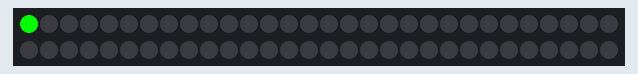
This sketch was run on a simulated Arduino Uno, built with avr-gcc and run on an emulated ATmega328P. Parts: 60 RGB LEDs in strip order, left to right, continuing on the next row.

Above: at 0.01 s.
At 1.06 s:
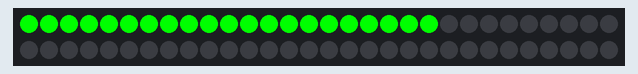
At 1.69 s:
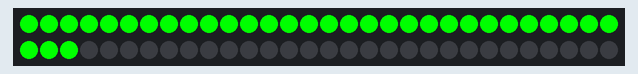
At 3.37 s:
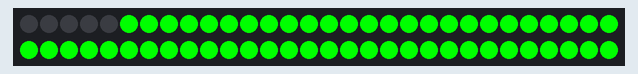
At 5.05 s:
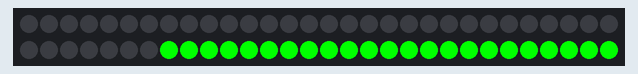
At 6.84 s:
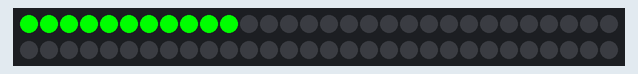

The sketch:

Color_Wipe.ino
```cpp
#include <Adafruit_NeoPixel.h>
#define PIN 6
#define NUM_LEDS 60
// Parameter 1 = number of pixels in strip
// Parameter 2 = pin number (most are valid)
// Parameter 3 = pixel type flags, add together as needed:
//   NEO_KHZ800  800 KHz bitstream (most NeoPixel products w/WS2812 LEDs)
//   NEO_KHZ400  400 KHz (classic 'v1' (not v2) FLORA pixels, WS2811 drivers)
//   NEO_GRB     Pixels are wired for GRB bitstream (most NeoPixel products)
//   NEO_RGB     Pixels are wired for RGB bitstream (v1 FLORA pixels, not v2)
Adafruit_NeoPixel strip = Adafruit_NeoPixel(NUM_LEDS, PIN, NEO_GRB + NEO_KHZ800);

void setup() {
  strip.begin();
  strip.show(); // Initialize all pixels to 'off'
}

// *** REPLACE FROM HERE ***
void loop() {
  colorWipe(0x00,0xff,0x00, 50);
  colorWipe(0x00,0x00,0x00, 50);
}

void colorWipe(byte red, byte green, byte blue, int SpeedDelay) {
  for(uint16_t i=0; i<NUM_LEDS; i++) {
      setPixel(i, red, green, blue);
      showStrip();
      delay(SpeedDelay);
  }
}
// *** REPLACE TO HERE ***

void showStrip() {
 #ifdef ADAFRUIT_NEOPIXEL_H
   // NeoPixel
   strip.show();
 #endif
 #ifndef ADAFRUIT_NEOPIXEL_H
   // FastLED
   FastLED.show();
 #endif
}

void setPixel(int Pixel, byte red, byte green, byte blue) {
 #ifdef ADAFRUIT_NEOPIXEL_H
   // NeoPixel
   strip.setPixelColor(Pixel, strip.Color(red, green, blue));
 #endif
 #ifndef ADAFRUIT_NEOPIXEL_H
   // FastLED
   leds[Pixel].r = red;
   leds[Pixel].g = green;
   leds[Pixel].b = blue;
 #endif
}

void setAll(byte red, byte green, byte blue) {
  for(int i = 0; i < NUM_LEDS; i++ ) {
    setPixel(i, red, green, blue);
  }
  showStrip();
}
```

Measured:
- by itself, everything shown: repeats every 6.3 s, in 120 steps
